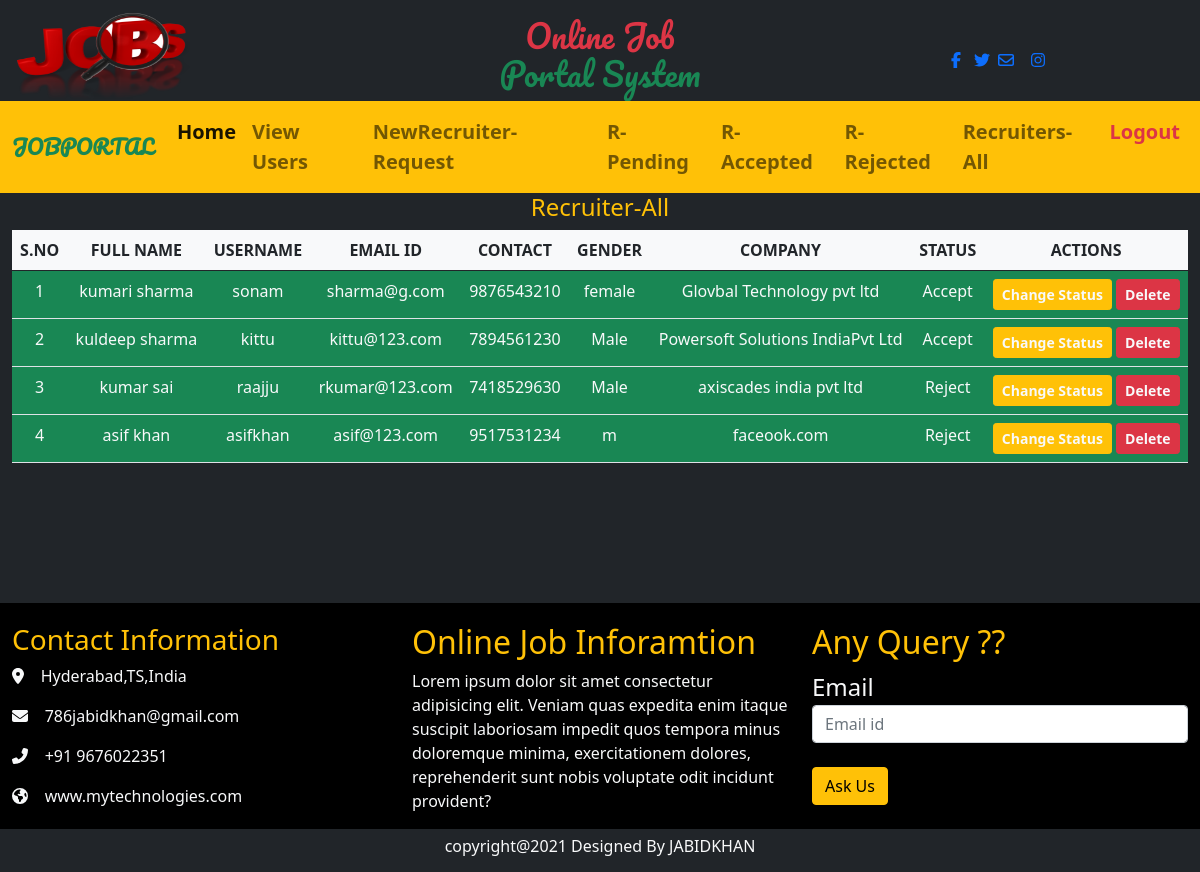
The app's page /recruiter_all/ (signed in) with its own data.
### job/models.py (models this page shows, shortened)
class Recruiter(models.Model):
    user = models.ForeignKey(User, on_delete=models.CASCADE)
    contact = models.CharField(max_length=15)
    gender = models.CharField(max_length=15)
    user_type = models.CharField(max_length=20)
    company = models.CharField(max_length=30)
    status = models.CharField(max_length=30)

### job/views.py (the view)
# urls.py: path('recruiter_all/',views.recruiter_all, name='recruiter_all'),
def recruiter_all(request):
    if request.user.is_authenticated:
        recruiter_data = Recruiter.objects.all()
        return render(request, 'job/recruiter_all.html',{'recruiter_data': recruiter_data})
    else:
        return HttpResponseRedirect('/admin_login')

### job/templates/job/recruiter_all.html (shortened to what this page needs)
{% extends 'job/base.html' %}
{% load static %}
{% block navigation %}
{% include 'job/admin_navigation.html' %}
{% endblock navigation %}
{% block content %}
<div style="height: 410px;">
<div class="container-fluid">
    <h4 class="text-center text-warning"><marquee behavior="" direction="left">Recruiter-All</marquee></h4>
    <div>
        <table  class="table  table-hover text-white text-center ">
            <thead>
                <tr class="bg-light text-dark fw-bold"  >
                    <th>S.NO</th>
                    <th>FULL NAME</th>
                    <th>USERNAME</th>
                    <th>EMAIL ID</th>
                    <th>CONTACT</th>
                    <th>GENDER</th>
                    <th>COMPANY</th>
                    <th>STATUS</th>
                    <th>ACTIONS</th>
                </tr>
            </thead>
            <tbody>
                {% for recruiter in recruiter_data %}
                <tr class="bg-success text-light" >
                    <td>{{forloop.counter}}</td>
                    <td>{{recruiter.user.first_name}} {{recruiter.user.last_name}}</td>
                    <td>{{recruiter.user.username}}</td>
                    <td>{{recruiter.user.email}}</td>
                    <td>{{recruiter.contact}}</td>
                    <td>{{recruiter.gender}}</td>
                    <td>{{recruiter.company}}</td>
                    <td>{{recruiter.status}}</td>
                    <td>
                        <a class="text-light fw-bold btn btn-warning btn-sm" href="{% url 'change_status' recruiter.id %}" >Change Status</a>
                        <a class="text-light fw-bold btn btn-danger btn-sm" href="{% url 'recruiter_delete' recruiter.user.id %} " onclick="return confirm('Are you sure ?')">Delete</a>
                    </td>
                </tr>
                {% endfor %}
            </tbody>
        </table>
    </div>
</div>
</div>
{% endblock content %}

### job/templates/job/base.html (shortened to what this page needs)
<!DOCTYPE html>
{% load static %}
<html lang="en">
<head>
    <link rel="stylesheet" href="{% static 'css/all.min.css' %}">
    <link rel="stylesheet" href="{% static 'css/bootstrap.css' %}">
    <link rel="stylesheet" href="{% static 'css/mystyle.css' %}">
</head>
<body class="bg-dark text-light">
{% block navigation %}{% endblock navigation %}
{% block content %}
{% endblock content %}
{% include 'job/footer.html' %}
</body>
</html>

### job/templates/job/admin_navigation.html (shortened to what this page needs)
{% load static %}
<div class="container-fluid">
    <div class="row">
        <div class="col-sm-4">
            <img class="ml-10 mt-10" src="{% static 'images/logo.png' %}" width="180px" height="100px" alt="Image loading ">
        </div>
        <div style="font-weight: bold;font-family:Arial, Helvetica, sans-serif;" class="col-sm-4 text-center ">
            <h2 style="font-family: 'Pacifico', cursive;
            " class="mt-3 text-danger">Online Job <br> <span class="text-success ">Portal System</span></h2>
        </div>
        <div class="col-sm-4 text-warning text-center mt-5">
            <span ><a href=""><i class="fab fa-facebook-f fa-1x "></i></a></span> &nbsp
            <span > <a href=""><i class="fab fa-twitter fa-1x "></i></a></span>&nbsp
            <span><a href=""><i class="far fa-envelope fa-1x "></i></a></span>&nbsp &nbsp
            <span><a href=""><i class="fab fa-instagram fa-1x  "></i></a></span>&nbsp
        </div>
    </div>
</div>
<nav class="navbar navbar-expand-lg navbar-light bg-warning">
    <div class="container-fluid">
      <a style="font-weight: bold;font-family: 'Pacifico', cursive" class="navbar-brand fs-5 text-success" href="#">JOBPORTAL</a>
      <div class="collapse navbar-collapse" id="navbarNav">
        <ul class="navbar-nav fs-5 fw-bold">
          <li class="nav-item">
            <a class="nav-link active" aria-current="page" href="{% url 'admin_profile' %}">Home</a>
          </li>
          <li class="nav-item">
            <a class="nav-link" href="{% url 'view_users' %}">View Users</a>
          </li>
          <li class="nav-item">
            <a class="nav-link" href="#">NewRecruiter-Request</a>
          </li>
          <li class="nav-item">
            <a class="nav-link" href="{% url 'recruiter_pending' %}">R-Pending</a>
          </li>
          <li class="nav-item">
            <a class="nav-link" href="{% url 'recruiter_accept' %}">R-Accepted</a>
          </li>
          <li class="nav-item">
            <a class="nav-link" href="{% url 'recruiter_reject' %}">R-Rejected</a>
          </li>
          <li class="nav-item">
            <a class="nav-link" href="{% url 'recruiter_all' %}">Recruiters-All</a>
          </li>
          <li class="nav-item ">
            <a class="nav-link text-danger" href="{% url 'all_logout' %}">Logout</a>
          </li>
        </ul>
      </div>
    </div>
  </nav>

### job/templates/job/footer.html
<div style="background-color: black;" class="container-fluid  text-light">
<div class="row">
    <div style="margin-top: 20px;" class="col-sm-4">
        <h3 class="text-warning">Contact Information</h3>
        <p><i class="fas fa-map-marker-alt "></i>&nbsp &nbsp  Hyderabad,TS,India</p>
        <p><i class="fas fa-envelope mr-2"></i>&nbsp &nbsp    786jabidkhan@gmail.com</p>
        <p><i class="fas fa-phone-alt mr-2"></i>&nbsp &nbsp +91 9676022351 </p>
        <p><i class="fas fa-globe-americas mr-2"></i>&nbsp &nbsp   www.mytechnologies.com</p>
    </div>
    <div div style="margin-top: 20px;" class="col-sm-4">
        <h2  class="text-warning">Online Job Inforamtion</h2>
        <p>Lorem ipsum dolor sit amet consectetur adipisicing elit. Veniam quas expedita enim itaque suscipit laboriosam impedit quos tempora minus doloremque minima, exercitationem dolores, reprehenderit sunt nobis voluptate odit incidunt provident?</p>
    </div>
    <div div style="margin-top: 20px;" class="col-sm-4">
        <h2  class="text-warning">Any Query ??</h2>
        <form action="">
            <label for="" class="fs-4">Email</label>
            <input class="form-control" type="email" placeholder="Email id"><br>
            <input type="submit" value="Ask Us" class="btn btn-warning">
        </form>
    </div>
</div>
</div>
<div class="container-fluid">
    <div class="footer p-2">
        <h6 class="text-center">copyright@2021 <span>Designed By JABIDKHAN</span></h6>
    </div>
</div>

### records on screen
Recruiter: user.first_name "kumari", user.last_name "sharma", user.username "sonam", user.email "sharma@g.com", contact "9876543210", gender "female", company "Glovbal Technology pvt ltd", status "Accept"
Recruiter: user.first_name "kuldeep", user.last_name "sharma", user.username "kittu", user.email "kittu@123.com", contact "7894561230", gender "Male", company "Powersoft Solutions IndiaPvt Ltd", status "Accept"
Recruiter: user.first_name "kumar", user.last_name "sai", user.username "raajju", user.email "rkumar@123.com", contact "7418529630", gender "Male", company "axiscades india pvt ltd", status "Reject"
Recruiter: user.first_name "asif", user.last_name "khan", user.username "asifkhan", user.email "asif@123.com", contact "9517531234", gender "m", company "faceook.com", status "Reject"
